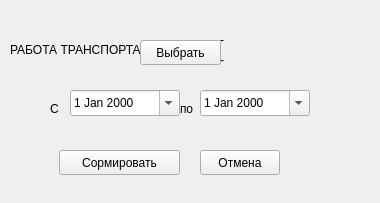
<?xml version="1.0" encoding="UTF-8"?>
<ui version="4.0">
 <class>MainWindow</class>
 <widget class="QMainWindow" name="MainWindow">
  <property name="windowModality">
   <enum>Qt::ApplicationModal</enum>
  </property>
  <property name="geometry">
   <rect>
    <x>0</x>
    <y>0</y>
    <width>380</width>
    <height>203</height>
   </rect>
  </property>
  <property name="windowTitle">
   <string>Карточка учёта</string>
  </property>
  <property name="windowIcon">
   <iconset>
    <normaloff>bmp/18.bmp</normaloff>bmp/18.bmp</iconset>
  </property>
  <widget class="QWidget" name="centralwidget">
   <widget class="QLabel" name="label">
    <property name="geometry">
     <rect>
      <x>10</x>
      <y>40</y>
      <width>131</width>
      <height>20</height>
     </rect>
    </property>
    <property name="text">
     <string>РАБОТА ТРАНСПОРТА</string>
    </property>
   </widget>
   <widget class="QLabel" name="label_2">
    <property name="geometry">
     <rect>
      <x>220</x>
      <y>30</y>
      <width>151</width>
      <height>20</height>
     </rect>
    </property>
    <property name="text">
     <string>-</string>
    </property>
   </widget>
   <widget class="QLabel" name="label_3">
    <property name="geometry">
     <rect>
      <x>220</x>
      <y>50</y>
      <width>151</width>
      <height>20</height>
     </rect>
    </property>
    <property name="text">
     <string>-</string>
    </property>
   </widget>
   <widget class="QLabel" name="label_4">
    <property name="geometry">
     <rect>
      <x>50</x>
      <y>100</y>
      <width>16</width>
      <height>17</height>
     </rect>
    </property>
    <property name="text">
     <string>С </string>
    </property>
   </widget>
   <widget class="QLabel" name="label_5">
    <property name="geometry">
     <rect>
      <x>180</x>
      <y>100</y>
      <width>16</width>
      <height>17</height>
     </rect>
    </property>
    <property name="text">
     <string>по</string>
    </property>
   </widget>
   <widget class="QPushButton" name="pushButton">
    <property name="geometry">
     <rect>
      <x>140</x>
      <y>40</y>
      <width>81</width>
      <height>25</height>
     </rect>
    </property>
    <property name="font">
     <font>
      <pointsize>9</pointsize>
     </font>
    </property>
    <property name="text">
     <string>Выбрать</string>
    </property>
    <property name="icon">
     <iconset>
      <normaloff>bmp/124_1.bmp</normaloff>bmp/124_1.bmp</iconset>
    </property>
   </widget>
   <widget class="QPushButton" name="pushButton_2">
    <property name="geometry">
     <rect>
      <x>59</x>
      <y>150</y>
      <width>121</width>
      <height>25</height>
     </rect>
    </property>
    <property name="text">
     <string>Сормировать</string>
    </property>
    <property name="icon">
     <iconset>
      <normaloff>bmp/124.bmp</normaloff>bmp/124.bmp</iconset>
    </property>
   </widget>
   <widget class="QPushButton" name="pushButton_3">
    <property name="geometry">
     <rect>
      <x>200</x>
      <y>150</y>
      <width>80</width>
      <height>25</height>
     </rect>
    </property>
    <property name="text">
     <string>Отмена</string>
    </property>
    <property name="icon">
     <iconset>
      <normaloff>bmp/111.bmp</normaloff>bmp/111.bmp</iconset>
    </property>
   </widget>
   <widget class="QDateEdit" name="dateEdit">
    <property name="geometry">
     <rect>
      <x>70</x>
      <y>90</y>
      <width>110</width>
      <height>26</height>
     </rect>
    </property>
    <property name="wrapping">
     <bool>false</bool>
    </property>
    <property name="readOnly">
     <bool>false</bool>
    </property>
    <property name="accelerated">
     <bool>false</bool>
    </property>
    <property name="showGroupSeparator" stdset="0">
     <bool>false</bool>
    </property>
    <property name="calendarPopup">
     <bool>true</bool>
    </property>
   </widget>
   <widget class="QDateEdit" name="dateEdit_2">
    <property name="geometry">
     <rect>
      <x>200</x>
      <y>90</y>
      <width>110</width>
      <height>26</height>
     </rect>
    </property>
    <property name="calendarPopup">
     <bool>true</bool>
    </property>
   </widget>
  </widget>
 </widget>
 <resources/>
 <connections/>
</ui>
